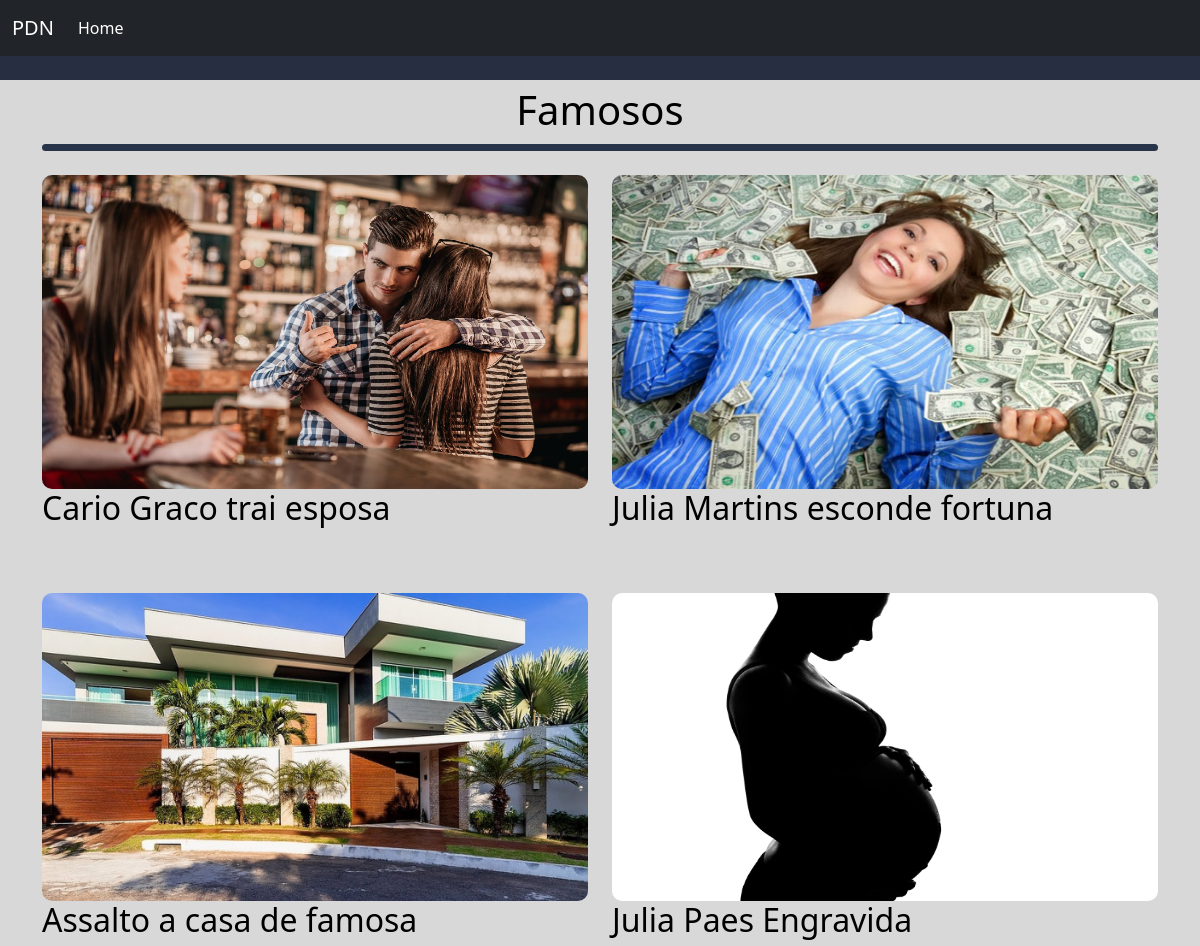
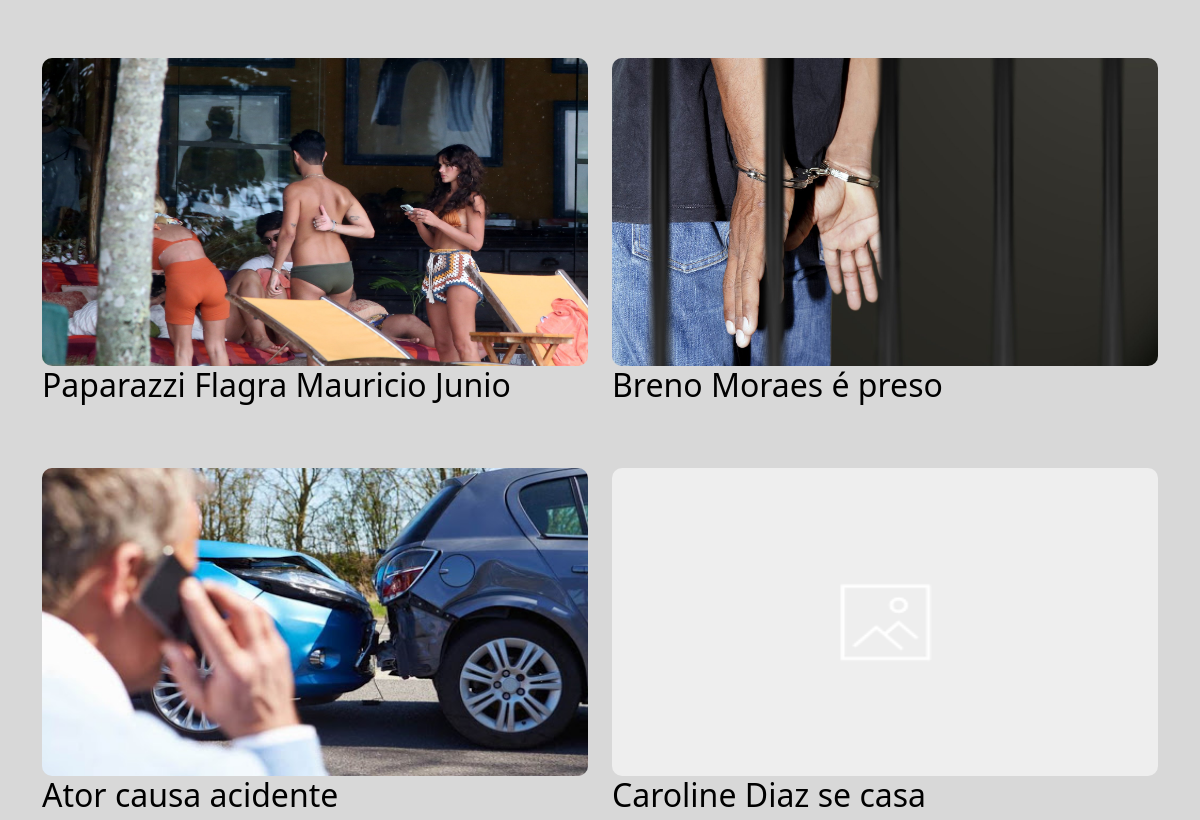
The page /canal/famosos/ (upper part) on the database as committed earlier (2 pictures, top to bottom).
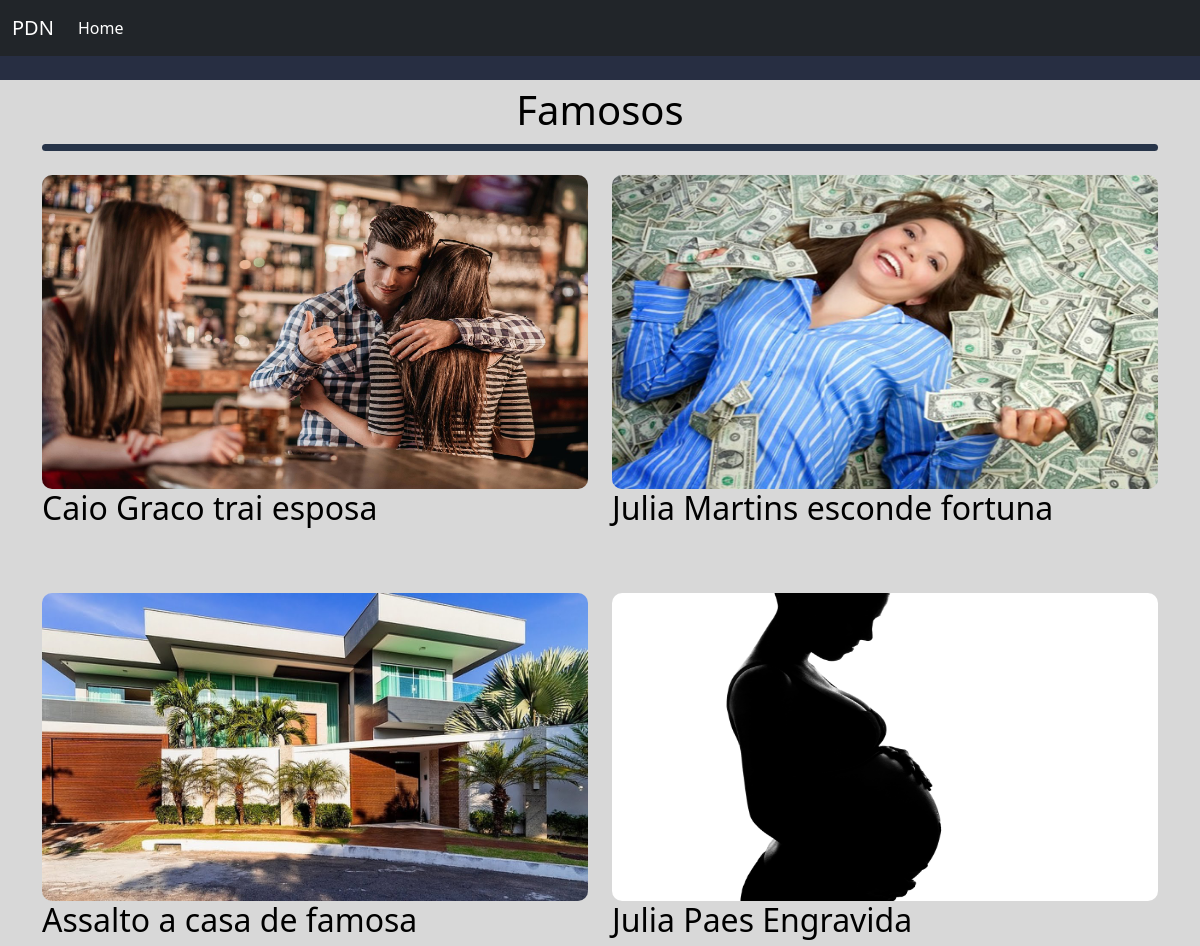
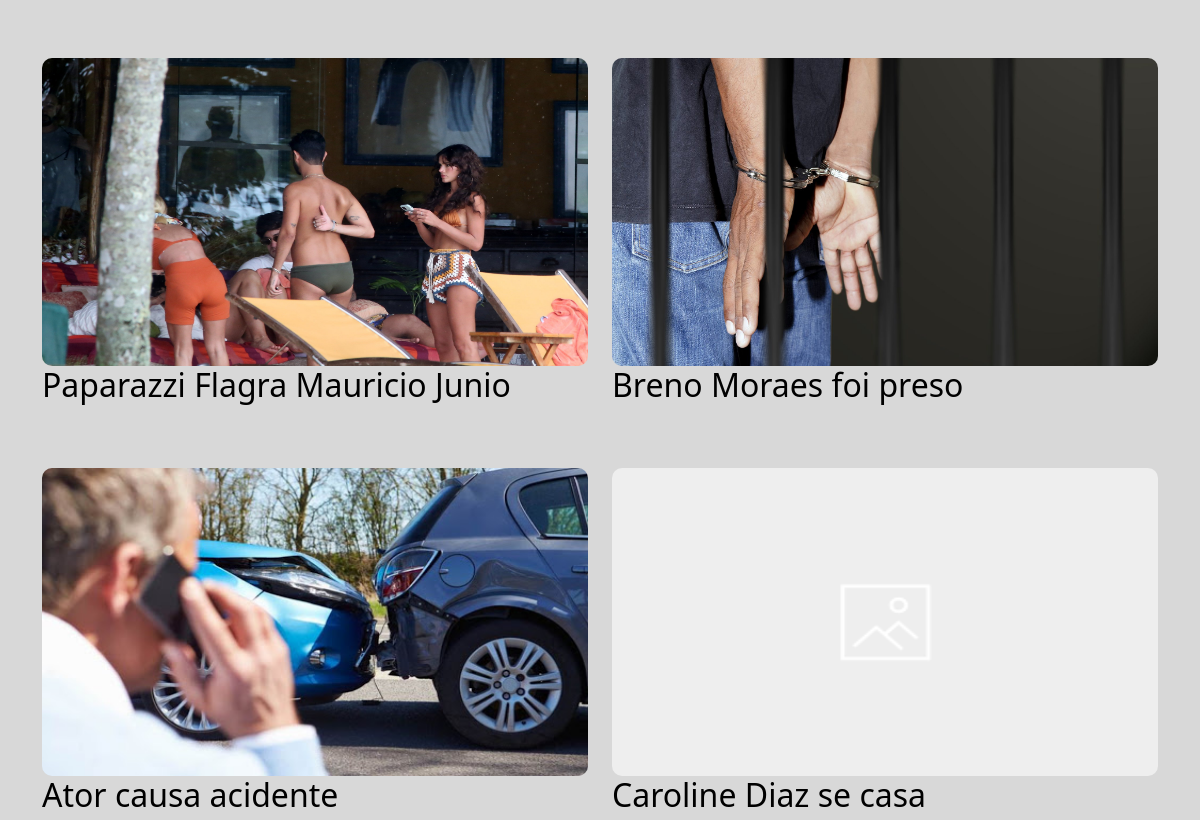
The same page on the database as committed later (2 pictures, top to bottom).
### categorias/models.py (models this page shows, shortened)
class Categoria(models.Model):
    nome = models.CharField(max_length=100)
    slug = models.SlugField(max_length=100, null=True, blank=True)
    exibir_categoria = models.BooleanField(default=False)
    def __str__(self):
        return self.nome

### artigos/models.py (models this page shows, shortened)
class Artigo(models.Model):
    slug = models.SlugField(max_length=100, null=True, blank=True)
    chapeu = models.CharField(max_length=100)
    titulo = models.CharField(max_length=100)
    legenda = models.CharField(max_length=200)
    data_publicacao = models.DateTimeField(default=timezone.now, blank=True)
    imagem = FileBrowseField("Image", max_length=200, directory="static/img/", extensions=[".jpg",".png",], blank=True)
    texto = models.TextField(null=True, blank=True)
    tag = models.ForeignKey(Tag, null=True, blank=True, on_delete=models.CASCADE)
    redator = models.ForeignKey(Redator, null=True, blank=True, on_delete=models.CASCADE)
    categoria = models.ForeignKey(Categoria, null=True, blank=True, on_delete=models.CASCADE)

### artigos/views.py (the view)
# urls.py: url(r'^(?P<categoria>[\w-]+)\/(?P<artigo>[\w-]+)\/$', views.materia,name='materia'),
def categoria(request, categoria=None):
    template = 'listagem.html'
    cat = Categoria.objects.get(slug=categoria)
    artigos = Artigo.objects.filter(categoria__slug=categoria)
    context = {'artigos': artigos, 'categoria': cat}
    return render(request, template, context)

### templates/listagem.html (shortened to what this page needs)
{% extends 'base.html' %}
{% block header %}
  <nav class="navbar navbar-expand-lg navbar-dark bg-dark">
    <div class="container-fluid">
      <a class="navbar-brand" href="/canal">PDN</a>
      <div class="collapse navbar-collapse" id="navbarNav">
        <ul class="navbar-nav">
          <li class="nav-item">
            <a class="nav-link active" aria-current="page" href="/canal">Home</a>
          </li>
        </ul>
      </div>
    </div>
  </nav>
  <br/>
{% endblock header %}
{% block content %}
    <div class="principal">
        <div class="container">
          <div class="row">
              <div class="titulo-pg text-center">{{categoria}}</div>
          </div>
          <br>
          <div class="hr-personalizado"></div>
          <br>
          <div class="row">
            {% for artigo in artigos %}
              <div class="col-md-6">
                <a href="/canal/{{ artigo.categoria }}/{{artigo.slug}}">
                  {% if artigo.imagem %}
                    <img src="/media/{{ artigo.imagem }}" class="img-fluid">
                  {% else %}
                    <img class="img-fluid" src="/media/uploads/download.png">
                  {% endif %}
                  <h2>{{ artigo.titulo }}</h2>
                </a>
              </div>
            {% endfor %}
          </div>
        </div>
    </div>
{% endblock content %}
{% block footer %}
  <br/>
{% endblock footer %}

### templates/base.html (shortened to what this page needs)
{% load staticfiles %}
<!doctype html>
<html lang="pt-br">
  <head>
    <link href="https://cdn.jsdelivr.net/npm/bootstrap@5.0.0-beta1/dist/css/bootstrap.min.css" rel="stylesheet">
    <link href="{% static 'css/pdn.css' %}" rel="stylesheet" type="text/css">
  </head>
  <body>
    {% block header %}
    {% endblock header %}
    {% block content %}
    {% endblock content %}
    {% block footer %}
    {% endblock footer %}
  </body>
</html>

### static/css/pdn.css (style rules this page uses)
body { background-color: rgb(39, 46, 66); }
.principal { background-color: rgb(216, 216, 216); }
a { text-decoration: none; color: black; }
img { border-radius: 10px; min-width: 100%; min-height: 75%; max-width: 100%; max-height: 75%; }
.titulo-pg { color: rgb(0, 0, 0); height: 40px; font-size:40px; }
.hr-personalizado { background: rgb(39, 52, 73); height: 7px; border-radius: 5px; }

Rows that differ between the two databases and show on the page:
changed Artigo: titulo "Cario Graco trai esposa" → "Caio Graco trai esposa"
changed Artigo: titulo "Breno Moraes é preso" → "Breno Moraes foi preso"
